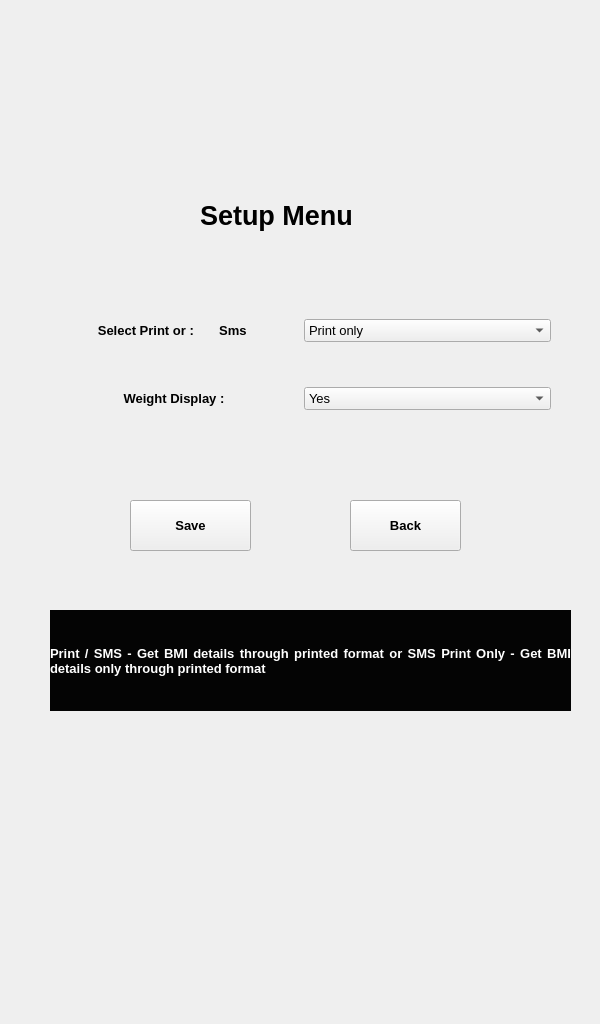
<?xml version="1.0" encoding="UTF-8"?>
<ui version="4.0">
 <class>MainWindow</class>
 <widget class="QMainWindow" name="MainWindow">
  <property name="geometry">
   <rect>
    <x>0</x>
    <y>0</y>
    <width>600</width>
    <height>1024</height>
   </rect>
  </property>
  <property name="windowTitle">
   <string>MainWindow</string>
  </property>
  <widget class="QWidget" name="centralwidget">
   <widget class="QPushButton" name="Save_bt">
    <property name="geometry">
     <rect>
      <x>130</x>
      <y>500</y>
      <width>121</width>
      <height>51</height>
     </rect>
    </property>
    <property name="font">
     <font>
      <pointsize>10</pointsize>
      <weight>75</weight>
      <bold>true</bold>
     </font>
    </property>
    <property name="text">
     <string>Save</string>
    </property>
   </widget>
   <widget class="QPushButton" name="Back_bt">
    <property name="geometry">
     <rect>
      <x>350</x>
      <y>500</y>
      <width>111</width>
      <height>51</height>
     </rect>
    </property>
    <property name="font">
     <font>
      <pointsize>10</pointsize>
      <weight>75</weight>
      <bold>true</bold>
     </font>
    </property>
    <property name="text">
     <string>Back</string>
    </property>
   </widget>
   <widget class="QLabel" name="label_4">
    <property name="geometry">
     <rect>
      <x>200</x>
      <y>180</y>
      <width>201</width>
      <height>71</height>
     </rect>
    </property>
    <property name="font">
     <font>
      <family>Nirmala UI</family>
      <pointsize>20</pointsize>
      <weight>75</weight>
      <bold>true</bold>
     </font>
    </property>
    <property name="text">
     <string>Setup Menu</string>
    </property>
   </widget>
   <widget class="QWidget" name="gridLayoutWidget">
    <property name="geometry">
     <rect>
      <x>50</x>
      <y>280</y>
      <width>501</width>
      <height>171</height>
     </rect>
    </property>
    <layout class="QGridLayout" name="gridLayout">
     <item row="0" column="0">
      <widget class="QLabel" name="label_2">
       <property name="font">
        <font>
         <pointsize>10</pointsize>
         <weight>75</weight>
         <bold>true</bold>
        </font>
       </property>
       <property name="text">
        <string>Select Print or :       Sms </string>
       </property>
       <property name="alignment">
        <set>Qt::AlignCenter</set>
       </property>
       <property name="wordWrap">
        <bool>true</bool>
       </property>
      </widget>
     </item>
     <item row="0" column="1">
      <widget class="QComboBox" name="Pos_cb">
       <property name="font">
        <font>
         <pointsize>10</pointsize>
        </font>
       </property>
       <item>
        <property name="text">
         <string>Print only</string>
        </property>
       </item>
       <item>
        <property name="text">
         <string>Print / SMS</string>
        </property>
       </item>
      </widget>
     </item>
     <item row="1" column="0">
      <widget class="QLabel" name="label_3">
       <property name="font">
        <font>
         <pointsize>10</pointsize>
         <weight>75</weight>
         <bold>true</bold>
        </font>
       </property>
       <property name="text">
        <string>Weight Display :</string>
       </property>
       <property name="alignment">
        <set>Qt::AlignCenter</set>
       </property>
      </widget>
     </item>
     <item row="1" column="1">
      <widget class="QComboBox" name="Wd_cb">
       <property name="font">
        <font>
         <pointsize>10</pointsize>
        </font>
       </property>
       <item>
        <property name="text">
         <string>Yes</string>
        </property>
       </item>
       <item>
        <property name="text">
         <string>No</string>
        </property>
       </item>
      </widget>
     </item>
    </layout>
   </widget>
   <widget class="QLabel" name="label_5">
    <property name="geometry">
     <rect>
      <x>50</x>
      <y>610</y>
      <width>521</width>
      <height>101</height>
     </rect>
    </property>
    <property name="font">
     <font>
      <pointsize>10</pointsize>
      <weight>75</weight>
      <bold>true</bold>
     </font>
    </property>
    <property name="styleSheet">
     <string notr="true">color: rgb(255, 255, 255);
background-color: rgb(4, 4, 4);</string>
    </property>
    <property name="text">
     <string>Print / SMS - Get BMI details through printed format or SMS Print Only - Get BMI details only through printed format</string>
    </property>
    <property name="alignment">
     <set>Qt::AlignJustify|Qt::AlignVCenter</set>
    </property>
    <property name="wordWrap">
     <bool>true</bool>
    </property>
   </widget>
   <widget class="QLabel" name="label">
    <property name="geometry">
     <rect>
      <x>0</x>
      <y>0</y>
      <width>600</width>
      <height>1024</height>
     </rect>
    </property>
    <property name="text">
     <string/>
    </property>
    <property name="pixmap">
     <pixmap>../../designs/Setup_480-x-800.jpg</pixmap>
    </property>
    <property name="scaledContents">
     <bool>true</bool>
    </property>
   </widget>
   <zorder>label</zorder>
   <zorder>Save_bt</zorder>
   <zorder>Back_bt</zorder>
   <zorder>label_4</zorder>
   <zorder>gridLayoutWidget</zorder>
   <zorder>label_5</zorder>
  </widget>
 </widget>
 <resources/>
 <connections/>
</ui>
